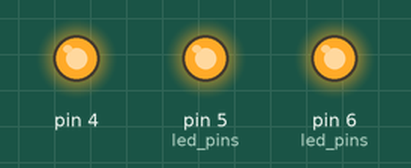
The sketch below on a simulated Arduino Uno, built with avr-gcc and run on an emulated ATmega328P. Shown: output pins drawn as LEDs (lit = HIGH).

Above: at 0.1 s.
At 1.2 s:
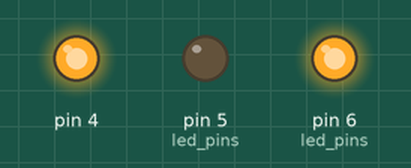
At 12.1 s:
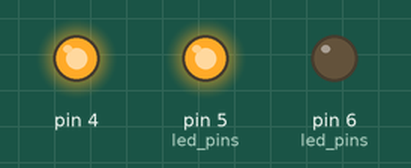
At 19.1 s:
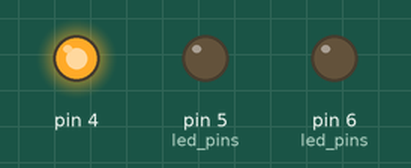
Timing chart, 0 to 20.6 s (numbered marks = the images above):
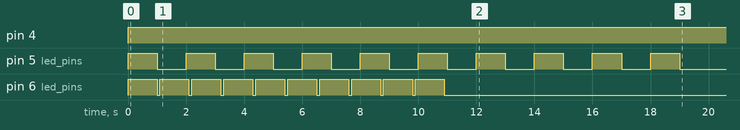

The sketch:

Led_test.ino
```cpp
#include <Led.h>

byte led_pins[] = {6, 5};
byte green_led_pin = {4};

Led green_led(&green_led_pin, 1);
Led blue_red_led_array(led_pins, 2);


void setup() {
  Serial.begin(9600);
}

void loop() {

//  blue_red_led_array.on(1);
  green_led.on();
//  green_led.cycle(10,1000,1000);
  blue_red_led_array.cycle(10, 1000, 1000, 1);
  blue_red_led_array.cycle(10, 1000, 100, 0);
//  if (millis() > 6000){
//    green_led.off();
//  }
}
```

Measured:
- by itself, pin 4: LOW → HIGH at 0.00 s
- by itself, pin 5 (led_pins): alternates HIGH for 1.0 s and LOW for 1.0 s, 20 changes in all, then stays LOW
- by itself, pin 6 (led_pins): alternates HIGH for 1.0 s and LOW for 0.10 s, 20 changes in all, then stays LOW
